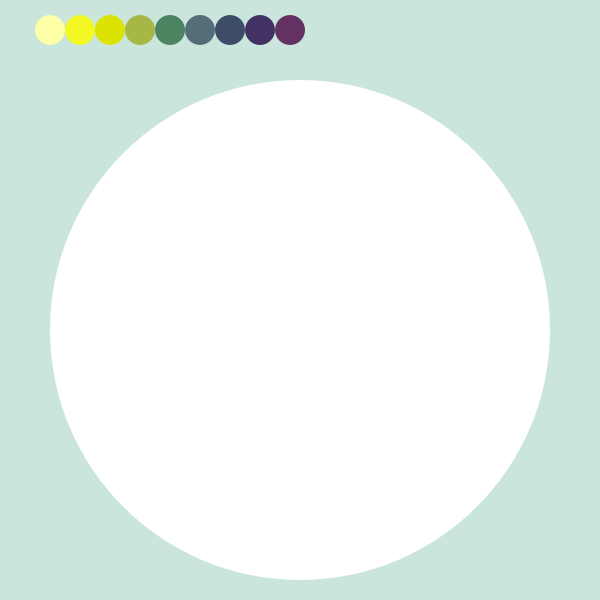
Frame 1 (no input)
Frame 60 (the mouse pressed at the canvas centre just before this capture): identical to frame 1, image omitted
Frame 120 (the mouse held since frame 60 and released just before this capture): identical to frame 1, image omitted

The Processing sketch that drew this single still picture (run headless with seeded random() and noise(); from frame 60 on, the mouse is pressed at the canvas centre):

// Processing sketch: processing_162376
// ── processing_162376.pde

int xpos = 50; 
int ypos = 30;
int Bsize = 30;

void setup() {
  size (600, 600);
  background(#C9E5DC);

  noStroke();
  fill(255);
  ellipse (300, 330, 500, 500);

  //Button
  fill(#FDFFA7);
  ellipse(xpos, ypos, Bsize, Bsize);
  fill(#F3F723);
  ellipse(xpos+Bsize, ypos, Bsize, Bsize);
  fill(#DBE302);
  ellipse(xpos+Bsize*2, ypos, Bsize, Bsize);
  fill(#A7B746);
  ellipse(xpos+Bsize*3, ypos, Bsize, Bsize);
  fill(#4C8361);
  ellipse(xpos+Bsize*4, ypos, Bsize, Bsize);
  fill(#556D76);
  ellipse(xpos+Bsize*5, ypos, Bsize, Bsize);
  fill(#3D4D67);
  ellipse(xpos+Bsize*6, ypos, Bsize, Bsize);
  fill(#423264);
  ellipse(xpos+Bsize*7, ypos, Bsize, Bsize);
  fill(#643262);
  ellipse(xpos+Bsize*8, ypos, Bsize, Bsize);
}


void draw() {

  if (mousePressed) {
    if (550 > pmouseX && 550 > mouseX && pmouseX > 110 && mouseX > 110 &&
      590 > pmouseY && 590 > mouseY && pmouseY> 100 && mouseY> 100) {
      line(pmouseX, pmouseY, mouseX, mouseY);
    }



    if ( mouseX >xpos && mouseX < xpos+Bsize && mouseY > ypos && mouseY < ypos+Bsize) {
      stroke(#FDFFA7);
      strokeWeight(5);
    }


    if ( mouseX >xpos+Bsize && mouseX < xpos+Bsize*2 && mouseY > ypos && mouseY < ypos+Bsize) {
      stroke(#F3F723);
      strokeWeight(5);
    }

    if ( mouseX >xpos+Bsize*2 && mouseX < xpos+Bsize*3 && mouseY > ypos && mouseY < ypos+Bsize) {
      stroke(#DBE302);
      strokeWeight(5);
    }

    if ( mouseX >xpos+Bsize*3 && mouseX < xpos+Bsize*4 && mouseY > ypos && mouseY < ypos+Bsize) {
      stroke(#A7B746);
      strokeWeight(5);
    }

    if ( mouseX >xpos+Bsize*4 && mouseX < xpos+Bsize*5 && mouseY > ypos && mouseY < ypos+Bsize) {
      stroke(#4C8361);
      strokeWeight(5);
    }

    if ( mouseX >xpos+Bsize*5 && mouseX < xpos+Bsize*6 && mouseY > ypos && mouseY < ypos+Bsize) {
      stroke(#556D76);
      strokeWeight(5);
    }

    if ( mouseX >xpos+Bsize*6 && mouseX < xpos+Bsize*7 && mouseY > ypos && mouseY < ypos+Bsize) {
      stroke(#3D4D67);
      strokeWeight(5);
    }

    if ( mouseX >xpos+Bsize*7 && mouseX < xpos+Bsize*8 && mouseY > ypos && mouseY < ypos+Bsize) {
      stroke(#423264);
      strokeWeight(5);
    }

    if ( mouseX >xpos+Bsize*8 && mouseX < xpos+Bsize*9 && mouseY > ypos && mouseY < ypos+Bsize) {
      stroke(#430058);
      strokeWeight(5);
    }
  }
}
